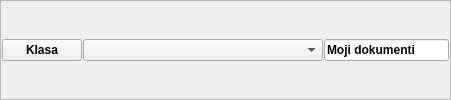
          <widget class="QFrame" name="fraMojiDokumenti">
           <property name="sizePolicy">
            <sizepolicy hsizetype="Preferred" vsizetype="Maximum">
             <horstretch>0</horstretch>
             <verstretch>0</verstretch>
            </sizepolicy>
           </property>
           <property name="frameShape">
            <enum>QFrame::StyledPanel</enum>
           </property>
           <property name="frameShadow">
            <enum>QFrame::Raised</enum>
           </property>
           <layout class="QHBoxLayout" name="horizontalLayout_6">
            <property name="spacing">
             <number>1</number>
            </property>
            <property name="leftMargin">
             <number>1</number>
            </property>
            <property name="topMargin">
             <number>0</number>
            </property>
            <property name="rightMargin">
             <number>1</number>
            </property>
            <property name="bottomMargin">
             <number>0</number>
            </property>
            <item>
             <widget class="QPushButton" name="btnKlasa">
              <property name="enabled">
               <bool>true</bool>
              </property>
              <property name="sizePolicy">
               <sizepolicy hsizetype="Maximum" vsizetype="Fixed">
                <horstretch>0</horstretch>
                <verstretch>0</verstretch>
               </sizepolicy>
              </property>
              <property name="font">
               <font>
                <weight>75</weight>
                <bold>true</bold>
               </font>
              </property>
              <property name="cursor">
               <cursorShape>PointingHandCursor</cursorShape>
              </property>
              <property name="text">
               <string>Klasa</string>
              </property>
             </widget>
            </item>
            <item>
             <widget class="QComboBox" name="cboKlase">
              <property name="minimumSize">
               <size>
                <width>240</width>
                <height>0</height>
               </size>
              </property>
              <property name="font">
               <font>
                <weight>75</weight>
                <bold>true</bold>
               </font>
              </property>
              <property name="editable">
               <bool>false</bool>
              </property>
             </widget>
            </item>
            <item>
             <widget class="QLineEdit" name="txtMojiDokumenti">
              <property name="enabled">
               <bool>true</bool>
              </property>
              <property name="font">
               <font>
                <weight>75</weight>
                <bold>true</bold>
               </font>
              </property>
              <property name="text">
               <string>Moji dokumenti</string>
              </property>
              <property name="readOnly">
               <bool>true</bool>
              </property>
             </widget>
            </item>
           </layout>
          </widget>
